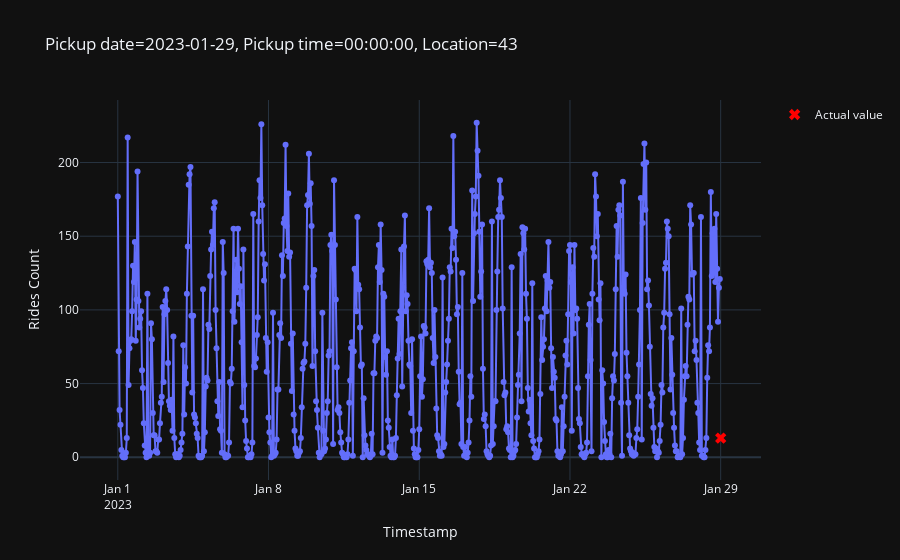

Write notebook code for a chart like this one.
### Code cell
data_path = Path('./data/gold/2023/model_data_2023.parquet')
plot_train_and_target(data_path = data_path,
                          sample = 0, 
                          target_column = 'rides_next_hour' ,
                          predictions = None,
                          location = 43
                           )

### Figure 1 — Plotly figure (JSON) as saved in the notebook; plotly's stock layout.template omitted (floating-point values rounded to 4 significant figures; data arrays with more than 128 entries replaced by an {"elided": "..."} marker saying what was removed)
{"data": [{"hovertemplate": "Timestamp=%{x}<br>Rides Count=%{y}<extra></extra>", "legendgroup": "", "line": {"color": "#636efa", "dash": "solid"}, "marker": {"symbol": "circle"}, "mode": "lines+markers", "name": "", "orientation": "v", "showlegend": false, "type": "scatter", "x": {"elided": "672 str values"}, "xaxis": "x", "y": {"elided": "672 int values"}, "yaxis": "y"}, {"line": {"color": "red"}, "marker": {"size": 10, "symbol": "x"}, "mode": "markers+text", "name": "Actual value", "type": "scatter", "x": ["2023-01-29T00:00:00"], "y": [13]}], "layout": {"legend": {"tracegroupgap": 0}, "title": {"text": "Pickup date=2023-01-29, Pickup time=00:00:00, Location=43"}, "xaxis": {"anchor": "y", "domain": [0, 1], "title": {"text": "Timestamp"}}, "yaxis": {"anchor": "x", "domain": [0, 1], "title": {"text": "Rides Count"}}}}
